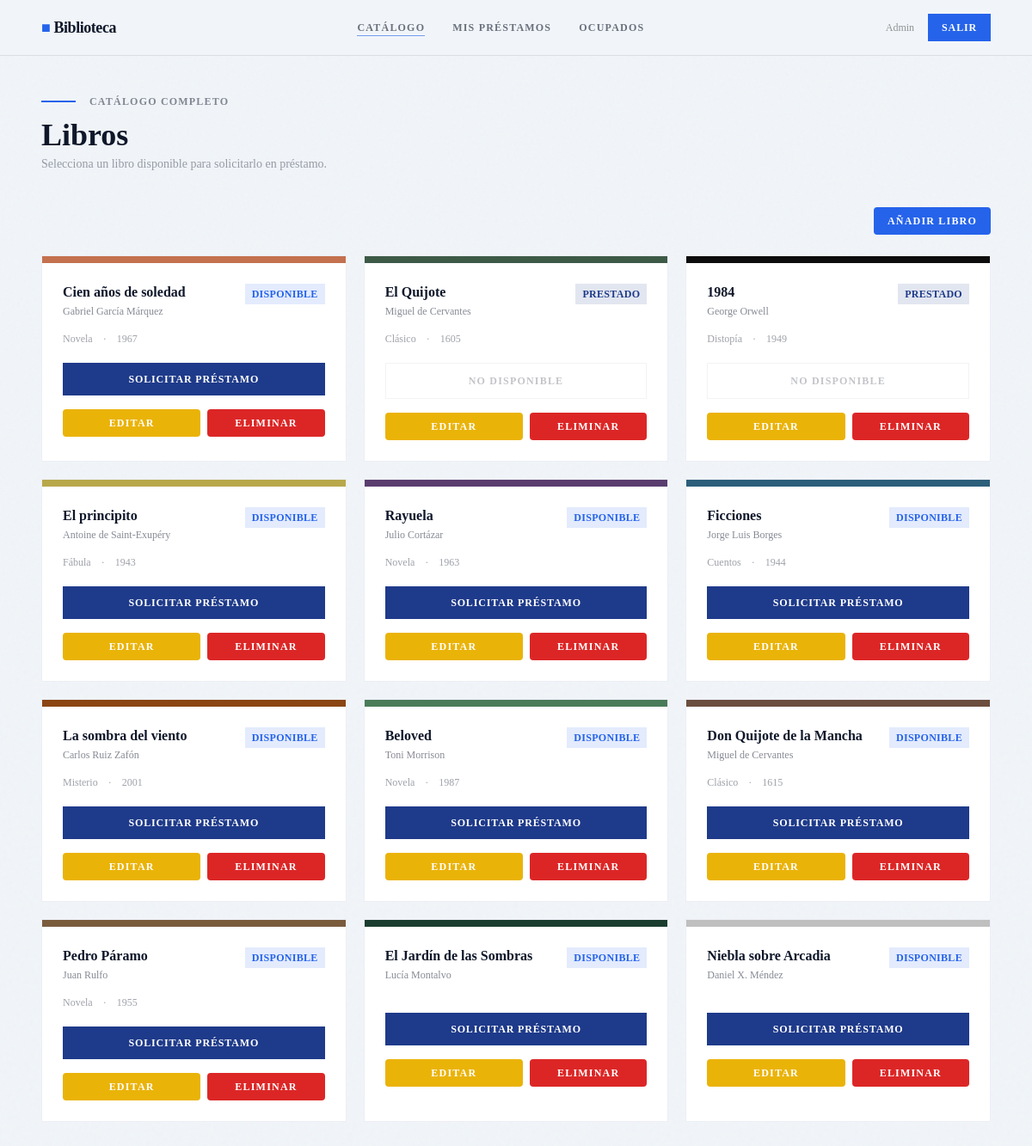
/books (signed in), run on the app's committed database.
### tables this page shows
CREATE TABLE books (
            id          INTEGER PRIMARY KEY AUTOINCREMENT,
            title       TEXT    NOT NULL,
            author      TEXT    NOT NULL,
            genre       TEXT,
            year        INTEGER,
            cover_color TEXT    DEFAULT '#3D5A47',
            available   INTEGER DEFAULT 1,
            UNIQUE(title, author)   -- Evita duplicados reales
        );

### app.py (the view)
    @app.route('/books')
    @login_required
    def books():
        conn = app.get_db_connection()
        books = conn.execute("SELECT * FROM books").fetchall()
        conn.close()
        return render_template('books.html', books=books)

### templates/books.html (shortened to what this page needs)
{% extends "base.html" %}
{% block content %}
<div class="mb-2">
  <span style="width:40px;height:2px;background:#2563eb;display:inline-block;vertical-align:middle;margin-right:12px;"></span>
  <span class="text-xs font-display font-semibold tracking-widest text-dark uppercase opacity-50">Catálogo completo</span>
</div>
<h1 class="font-display text-4xl font-extrabold text-dark mb-1">Libros</h1>
<p class="text-sm text-dark opacity-40 mb-10">Selecciona un libro disponible para solicitarlo en préstamo.</p>
<div class="flex justify-end mb-6">
  <a href="{{ url_for('add_book') }}"
     class="px-4 py-2 bg-blue-600 text-white text-xs font-display font-semibold uppercase tracking-widest rounded hover:bg-blue-700 transition">
    Añadir libro
  </a>
</div>
<div class="grid sm:grid-cols-2 lg:grid-cols-3 gap-5">
  {% for book in books %}
  <div class="book-card bg-white p-0 overflow-hidden animate-fade-up" style="animation-delay:{{ loop.index0 * 0.07 }}s; opacity:0">
    <div class="h-2 w-full" style="background:{{ book['cover_color'] }}"></div>
    <div class="p-6">
      <div class="flex items-start justify-between mb-4">
        <div>
          <h3 class="font-display font-bold text-dark leading-tight mb-1">{{ book['title'] }}</h3>
          <p class="text-xs text-dark opacity-50">{{ book['author'] }}</p>
        </div>
        {% if book['available'] %}
        <span class="badge-available text-xs font-display font-semibold px-2 py-1 uppercase tracking-wide flex-shrink-0 ml-2">Disponible</span>
        {% else %}
        <span class="badge-borrowed text-xs font-display font-semibold px-2 py-1 uppercase tracking-wide flex-shrink-0 ml-2">Prestado</span>
        {% endif %}
      </div>
      <div class="flex items-center gap-3 text-xs text-dark opacity-40 mb-5">
        {% if book['genre'] %}<span>{{ book['genre'] }}</span>{% endif %}
        {% if book['year'] %}<span>·</span><span>{{ book['year'] }}</span>{% endif %}
      </div>
      {% if book['available'] %}
      <form action="{{ url_for('loan', book_id=book['id']) }}" method="POST">
        <button type="submit" class="btn-primary w-full text-center">
          <span>Solicitar préstamo</span>
        </button>
      </form>
      {% else %}
      <button disabled
        class="w-full py-3 text-xs font-display font-semibold uppercase tracking-widest text-dark opacity-25 border border-dark border-opacity-20 cursor-not-allowed">
        No disponible
      </button>
      {% endif %}
      <div class="flex gap-2 mt-4">
        <a href="{{ url_for('edit_book', book_id=book['id']) }}"
           class="flex-1 text-center px-3 py-2 text-xs font-display font-semibold uppercase tracking-widest bg-yellow-500 text-white rounded hover:bg-yellow-600 transition">
          Editar
        </a>
        <form action="{{ url_for('delete_book', book_id=book['id']) }}" method="POST" class="flex-1">
          <button onclick="return confirm('¿Eliminar este libro?')"
                  class="w-full px-3 py-2 text-xs font-display font-semibold uppercase tracking-widest bg-red-600 text-white rounded hover:bg-red-700 transition">
            Eliminar
          </button>
        </form>
      </div>
    </div>
  </div>
  {% else %}
  <div class="col-span-3 text-center py-20 text-dark opacity-30">
    <p class="text-5xl mb-4">📭</p>
    <p class="font-display text-lg">No hay libros registrados.</p>
  </div>
  {% endfor %}
</div>
{% endblock %}

### templates/base.html (shortened to what this page needs)
<!DOCTYPE html>
<html lang="es">
<head>
  <script src="https://cdn.tailwindcss.com"></script>
</head>
<body class="noise bg-light min-h-screen">
  {% if session.user_id %}
  <nav class="relative z-20 border-b border-dark border-opacity-10 bg-light bg-opacity-90 backdrop-blur-sm">
    <div class="max-w-6xl mx-auto px-6 flex items-center justify-between h-16">
      <a href="{{ url_for('dashboard') }}"
         class="font-extrabold text-lg text-dark tracking-tight">
        <span class="text-accent">■</span> Biblioteca
      </a>
      <div class="hidden md:flex items-center gap-8 text-xs font-semibold uppercase tracking-widest">
        <a href="{{ url_for('books') }}"
           class="nav-link text-dark opacity-60 hover:opacity-100 {% if request.endpoint=='books' %}active opacity-100{% endif %}">
           Catálogo
        </a>
        <a href="{{ url_for('my_loans') }}"
           class="nav-link text-dark opacity-60 hover:opacity-100 {% if request.endpoint=='my_loans' %}active opacity-100{% endif %}">
           Mis préstamos
        </a>
        <a href="{{ url_for('occupied') }}"
           class="nav-link text-dark opacity-60 hover:opacity-100 {% if request.endpoint=='occupied' %}active opacity-100{% endif %}">
           Ocupados
        </a>
      </div>
      <div class="flex items-center gap-4">
        <span class="hidden md:inline text-xs opacity-40">
          {{ session.user_name }}
        </span>
        <a href="{{ url_for('logout') }}" class="btn-secondary text-xs py-2 px-4">
          <span>Salir</span>
        </a>
      </div>
    </div>
  </nav>
  {% endif %}
  <main class="relative z-10 max-w-6xl mx-auto px-6 py-10">
    {% block content %}{% endblock %}
  </main>
</body>
</html>

### templates/base.html (style rules this page uses)
body { font-family:'Times New Roman', serif; }
h1,h2,h3,h4,label,nav { font-family:'Times New Roman', serif; }
.noise::before { content:''; position:fixed; inset:0; pointer-events:none; z-index:0; }
.nav-link { position:relative; }
.nav-link::after { content:''; position:absolute; left:0; bottom:-2px; width:0; height:1.5px; background:#2563eb; transition:width .3s; }
.nav-link:hover::after, .nav-link.active::after { width:100%; }
.btn-primary { background:#1e3a8a; color:#ffffff; font-weight:600; letter-spacing:.07em; text-transform:uppercase; font-size:.75rem; padding:10px 24px; border:none; cursor:pointer; position:relative; overflow:hidden; transition:.3s; display:inline-block; text-decoration:none; }
.btn-primary::after { content:''; position:absolute; left:-100%; top:0; width:100%; height:100%; background:#2563eb; transition:left .35s ease; z-index:0; }
.btn-primary span { position:relative; z-index:1; }
.btn-secondary { background:#2563eb; color:#ffffff; font-weight:600; letter-spacing:.07em; text-transform:uppercase; font-size:.75rem; padding:10px 24px; border:none; cursor:pointer; position:relative; overflow:hidden; transition:.3s; display:inline-block; text-decoration:none; }
.btn-secondary::after { content:''; position:absolute; left:-100%; top:0; width:100%; height:100%; background:#0f172a; transition:left .35s ease; z-index:0; }
.btn-secondary span { position:relative; z-index:1; }
.book-card { border:1px solid #1e3a8a15; transition:transform .25s, box-shadow .25s; }
.badge-available { background:#2563eb20; color:#2563eb; }
.badge-borrowed { background:#1e3a8a20; color:#1e3a8a; }

### data on the page
books: title "Cien años de soledad", author "Gabriel García Márquez", available "DISPONIBLE", genre "Novela", year "1967"
books: title "El Quijote", author "Miguel de Cervantes", available "PRESTADO", genre "Clásico", year "1605"
books: title "1984", author "George Orwell", available "PRESTADO", genre "Distopía", year "1949"
books: title "El principito", author "Antoine de Saint-Exupéry", available "DISPONIBLE", genre "Fábula", year "1943"
books: title "Rayuela", author "Julio Cortázar", available "DISPONIBLE", genre "Novela", year "1963"
books: title "Ficciones", author "Jorge Luis Borges", available "DISPONIBLE", genre "Cuentos", year "1944"
books: title "La sombra del viento", author "Carlos Ruiz Zafón", available "DISPONIBLE", genre "Misterio", year "2001"
books: title "Beloved", author "Toni Morrison", available "DISPONIBLE", genre "Novela", year "1987"
books: title "Don Quijote de la Mancha", author "Miguel de Cervantes", available "DISPONIBLE", genre "Clásico", year "1615"
books: title "Pedro Páramo", author "Juan Rulfo", available "DISPONIBLE", genre "Novela", year "1955"
books: title "El Jardín de las Sombras", author "Lucía Montalvo", available "DISPONIBLE"
books: title "Niebla sobre Arcadia", author "Daniel X. Méndez", available "DISPONIBLE"

### other printed values
{{ session.user_name }} "Admin"
